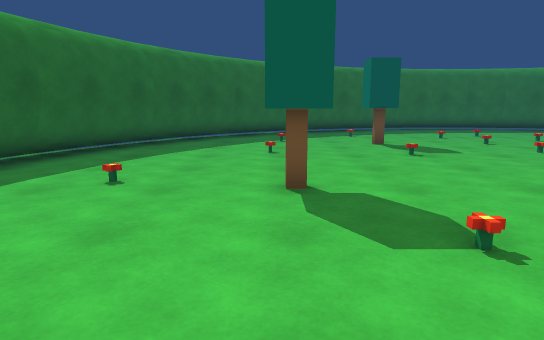
[1] (above)

17 first-person views from a walk through a 3-D level made in the Unity game engine. The camera is 1.3 m above the floor, tilts 10° down and sees 75° across. The floor is counted in squares, 1 m on a side. Each view is taken from the middle of a square. On the plan, view 1 faces up. The plan holds only what a view shows up to about 15 squares ahead; the rest is blank. The player is left out.

[2]
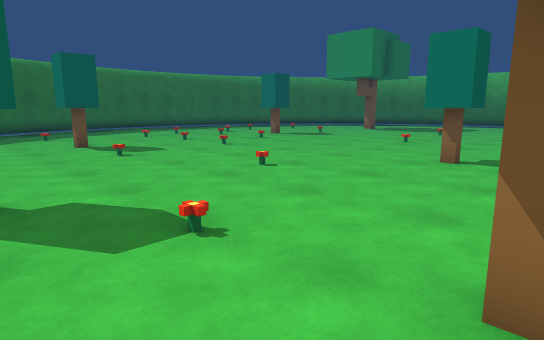

[3]
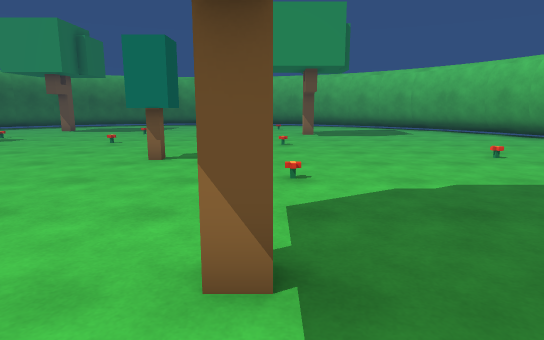

[4]
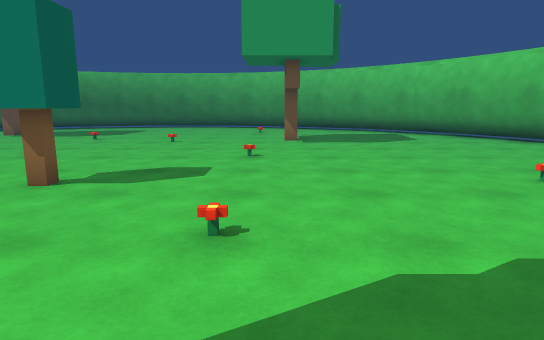

[5]
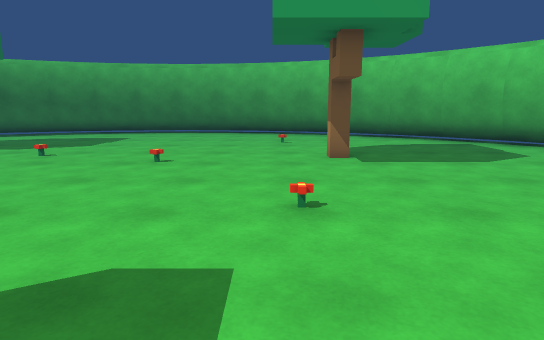

[6]
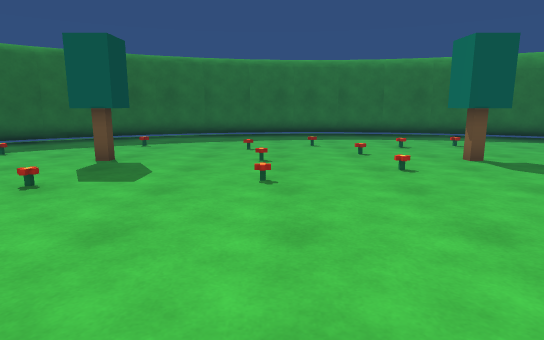

[7]
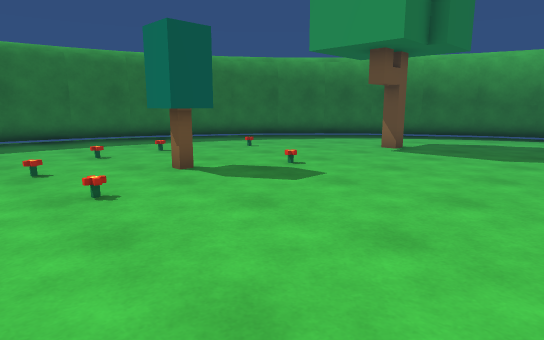

[8]
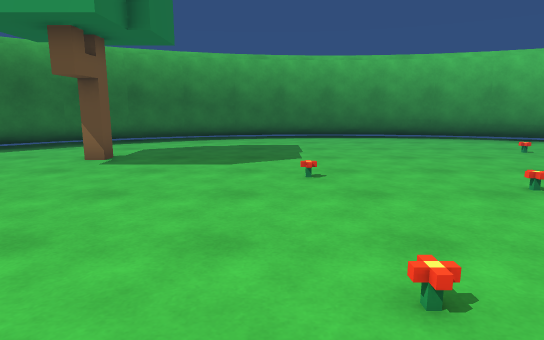

[9]
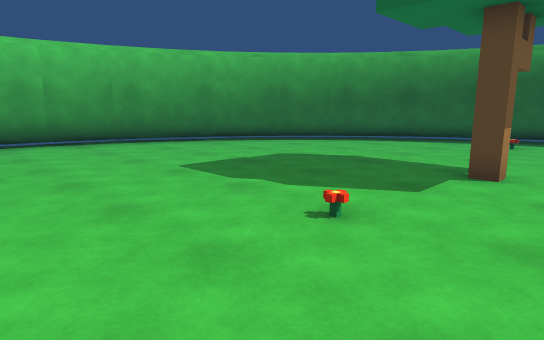

[10]
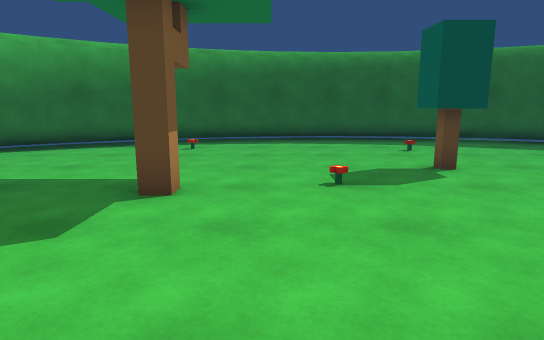

[11]
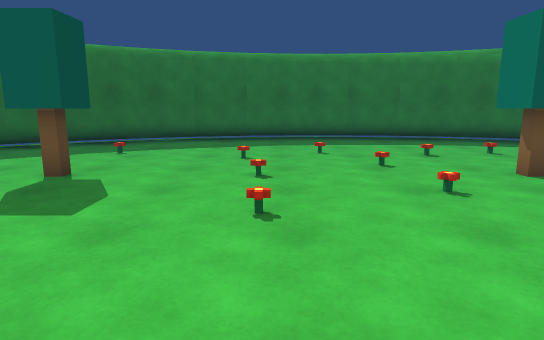

[12]
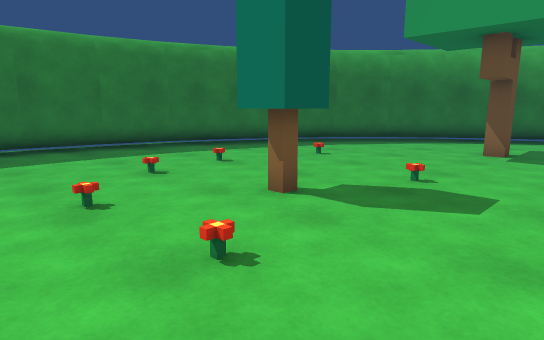

[13]
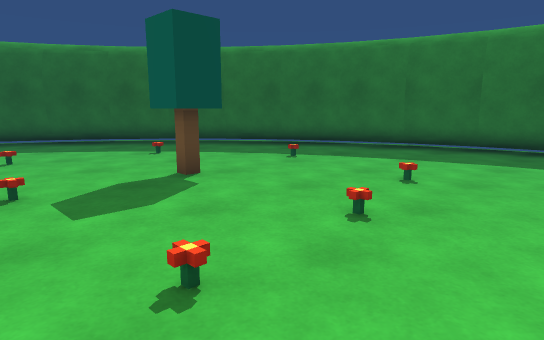

[14]
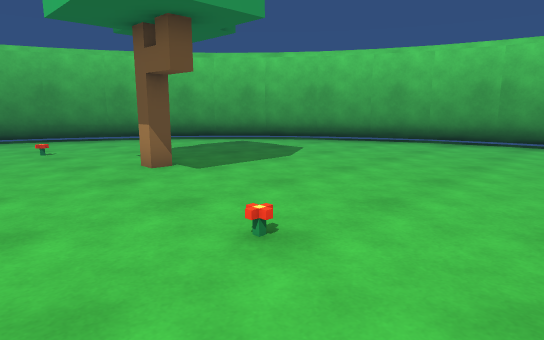

[15]
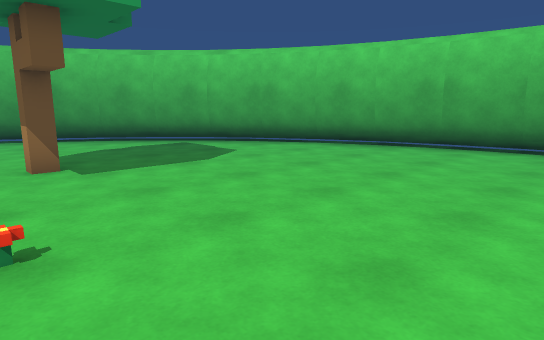

[16]
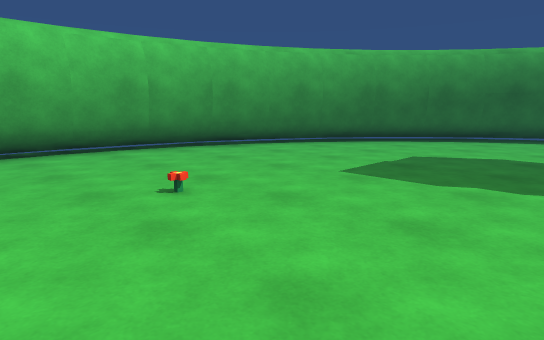

[17]
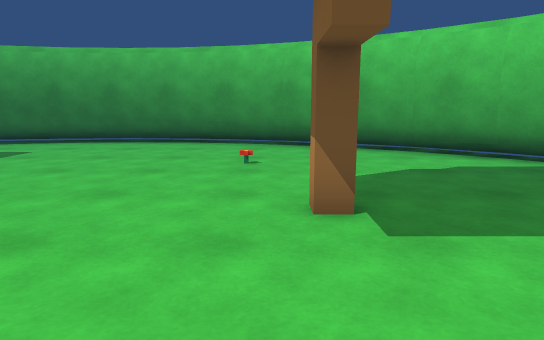

### Floor plan
Key: @ floor where view 1 was taken; # wall or solid block; . floor; F flower; T tree; O other object.
Columns run from 6 left of view 1 to 26 right of it. Each row starts with its distance up from view 1.
 20           #############
 19         ###...........###
 18       ###...............###
 17      ##...................##
 16     ##....O....O..F.O......##
 15    ##........F.........O....##
 14   ##..O..........F...........##
 13   ##.....TT...F....T.........##
 12  ##.......T........T.F....T...##
 11  #...............F........T....#
 10 ##....O...F...F................##
  9 ##.............................##
  8 #...............................#
  7 #...............................#
  6 #..F..TT....O......F....F.......#
  5 #.....TT........................#
  4 #...............................#
  3 #.......F......T.......F........#
  2 #...............................#
  1 #...............................#
  0 ##....@.TT...F.....F.......O...##
 -1 ##.O...........................##
 -2  #.....................TT......#
 -3  ##...........................##
 -4   ##.........................##
 -5   ##.........................##
 -6    ##..........F............##
 -7     ##.....................##
 -8      ##...................##
 -9       ###...............###
-10         ###...........###
-11           #############

Positions as (right, up) in squares from view 1, and headings:
1: (0, 0), facing up
2: (0, 0), facing up-right
3: (0, 0), facing right
4: (3, -1), facing right
5: (8, 0), facing right
6: (8, 4), facing up
7: (9, 6), facing up-right
8: (11, 7), facing right
9: (10, 2), facing down-left
10: (8, 2), facing left
11: (8, 6), facing up
12: (9, 9), facing up-right
13: (10, 9), facing up-left
14: (10, 2), facing down-right
15: (9, 0), facing down-right
16: (12, -1), facing down-left
17: (13, -1), facing right
